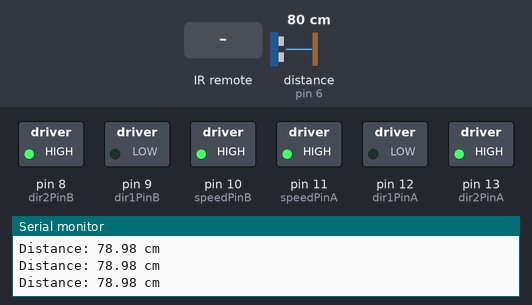
The sketch below on a simulated Arduino Uno, built with avr-gcc and run on an emulated ATmega328P. Parts: switched loads named in the sketch (green lamp = pin HIGH), the last lines printed to the serial monitor. Wiring (inferred from the names in the program): ultrasonic range finder: trigger pin 5; echo pin 6. The inputs (shaded band) are chosen by the test bench; at power-on: distance to the obstacle (sensor on pin 6) 80 cm. The echo pulse lasts 58.3 µs per cm; random numbers use the default seed unless the sketch sets one; pins used as bus, display or sensor lines are not drawn.

Above: at 1.2 s.
1.3 s: distance to the obstacle (sensor on pin 6) set to 17 cm
2.8 s: distance to the obstacle (sensor on pin 6) set to 14 cm
At 4.17 s:
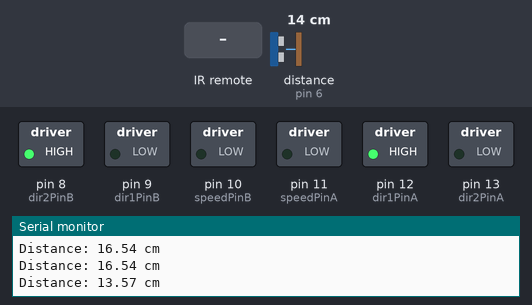
5.8 s: infrared code 0xBA45FF00 received
8.4 s: infrared code 0xE718FF00 received
At 8.7 s:
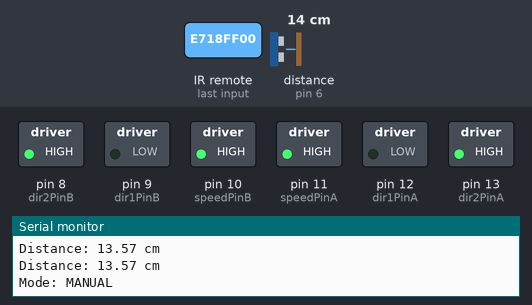
9.9 s: infrared code 0xAD52FF00 received
At 11.0 s:
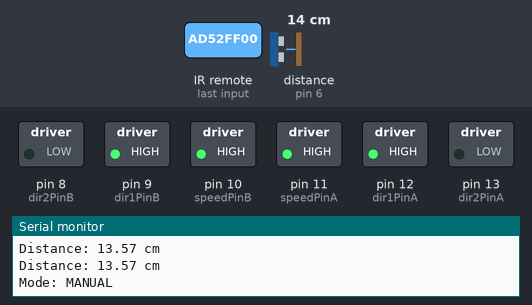
Timing chart, 0 to 12.4 s (numbered marks = the images above; inputs shaded):
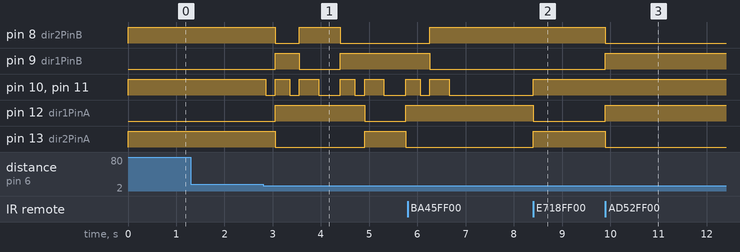

The sketch:

Car.ino
```cpp
#include <IRremote.hpp>

// DC Motor

// Left Motor
int speedPinA = 11;
int dir1PinA = 12;
int dir2PinA = 13;

// Right Motor
int speedPinB = 10;
int dir1PinB = 9;
int dir2PinB = 8;

int motorSpeed = 255;

// Ultrasonic Sensor
int trigPin = 5;
int echoPin = 6;
int pingTravelTime;
float pingTravelDist;
float distanceToTarget;

int stopDistance = 15; // cm

// IR Remote
int irPin = 4;

#define IR_CODE_TOGGLE   0xBA45FF00  // top-left red button
#define IR_CODE_FORWARD  0xE718FF00  // "2"
#define IR_CODE_BACKWARD 0xAD52FF00  // "8"
#define IR_CODE_LEFT     0xF708FF00  // "4"
#define IR_CODE_RIGHT    0xA55AFF00  // "6"
#define IR_CODE_STOP     0xE31CFF00  // "5"

enum Mode { AUTONOMOUS, MANUAL };
Mode currentMode = AUTONOMOUS;

void setup() {
  pinMode(speedPinA, OUTPUT);
  pinMode(dir1PinA, OUTPUT);
  pinMode(dir2PinA, OUTPUT);

  pinMode(speedPinB, OUTPUT);
  pinMode(dir1PinB, OUTPUT);
  pinMode(dir2PinB, OUTPUT);

  pinMode(trigPin, OUTPUT);
  pinMode(echoPin, INPUT);

  IrReceiver.begin(irPin, DISABLE_LED_FEEDBACK);

  randomSeed(analogRead(A0));

  Serial.begin(9600);
}

float getDistance() {
  digitalWrite(trigPin, LOW);
  delayMicroseconds(2);
  digitalWrite(trigPin, HIGH);
  delayMicroseconds(10);
  digitalWrite(trigPin, LOW);

  pingTravelTime = pulseIn(echoPin, HIGH);
  pingTravelDist = pingTravelTime * 0.034 / 2;
  return pingTravelDist;
}

void moveForward() {
  digitalWrite(dir1PinA, LOW);
  digitalWrite(dir2PinA, HIGH);
  analogWrite(speedPinA, motorSpeed);

  digitalWrite(dir1PinB, LOW);
  digitalWrite(dir2PinB, HIGH);
  analogWrite(speedPinB, motorSpeed);
}

void moveBackward() {
  digitalWrite(dir1PinA, HIGH);
  digitalWrite(dir2PinA, LOW);
  analogWrite(speedPinA, motorSpeed);

  digitalWrite(dir1PinB, HIGH);
  digitalWrite(dir2PinB, LOW);
  analogWrite(speedPinB, motorSpeed);
}

void turnLeft() {
  digitalWrite(dir1PinA, HIGH);
  digitalWrite(dir2PinA, LOW);

  digitalWrite(dir1PinB, LOW);
  digitalWrite(dir2PinB, HIGH);
  analogWrite(speedPinA, motorSpeed);
  analogWrite(speedPinB, motorSpeed);
}

void turnRight() {
  digitalWrite(dir1PinA, LOW);
  digitalWrite(dir2PinA, HIGH);

  digitalWrite(dir1PinB, HIGH);
  digitalWrite(dir2PinB, LOW);
  analogWrite(speedPinA, motorSpeed);
  analogWrite(speedPinB, motorSpeed);
}

void stopMotors() {
  analogWrite(speedPinA, 0);
  analogWrite(speedPinB, 0);
}

void handleIR() {
  if (IrReceiver.decode()) {
    unsigned long code = IrReceiver.decodedIRData.decodedRawData;

    if (code == IR_CODE_TOGGLE) {
      currentMode = (currentMode == AUTONOMOUS) ? MANUAL : AUTONOMOUS;
      stopMotors();
      Serial.println(currentMode == AUTONOMOUS ? "Mode: AUTONOMOUS" : "Mode: MANUAL");
    }
    else if (currentMode == MANUAL) {
      switch (code) {
        case IR_CODE_FORWARD:  moveForward();  break;
        case IR_CODE_BACKWARD: moveBackward(); break;
        case IR_CODE_LEFT:     turnLeft();     break;
        case IR_CODE_RIGHT:    turnRight();    break;
        case IR_CODE_STOP:     stopMotors();   break;
      }
    }

    IrReceiver.resume();
  }
}

void loop() {
  handleIR();

  if (currentMode == MANUAL) {
    return;
  }

  distanceToTarget = getDistance();

  Serial.print("Distance: ");
  Serial.print(distanceToTarget);
  Serial.println(" cm");

  if (distanceToTarget > stopDistance) {
    moveForward();
  }
  else {
    stopMotors();
    delay(200);

    moveBackward();
    delay(300);
    stopMotors();
    delay(200);

    if (random(2) == 0) {
      turnLeft();
    }
    else {
      turnRight();
    }
    delay(400);
    stopMotors();
    delay(200);
  }

  delay(50);
}
```

Measured:
- the behaviour switches between 16 and 15 cm on distance to the obstacle (sensor on pin 6) (found by bisection; images 0 and 1)
- after the input at 2.8 s, pin 8 (dir2PinB): HIGH → LOW after 0.25 s, → HIGH 0.50 s later, → LOW 0.85 s later; pin 9 (dir1PinB): LOW → HIGH after 0.25 s, → LOW 0.50 s later, → HIGH 0.85 s later
- after the input at 8.4 s, pin 10 (speedPinB), pin 11 (speedPinA), pin 13 (dir2PinA): LOW → HIGH at once; pin 12 (dir1PinA): HIGH → LOW at once
- after the input at 9.9 s, pin 8 (dir2PinB), pin 13 (dir2PinA): HIGH → LOW at once; pin 9 (dir1PinB), pin 12 (dir1PinA): LOW → HIGH at once
